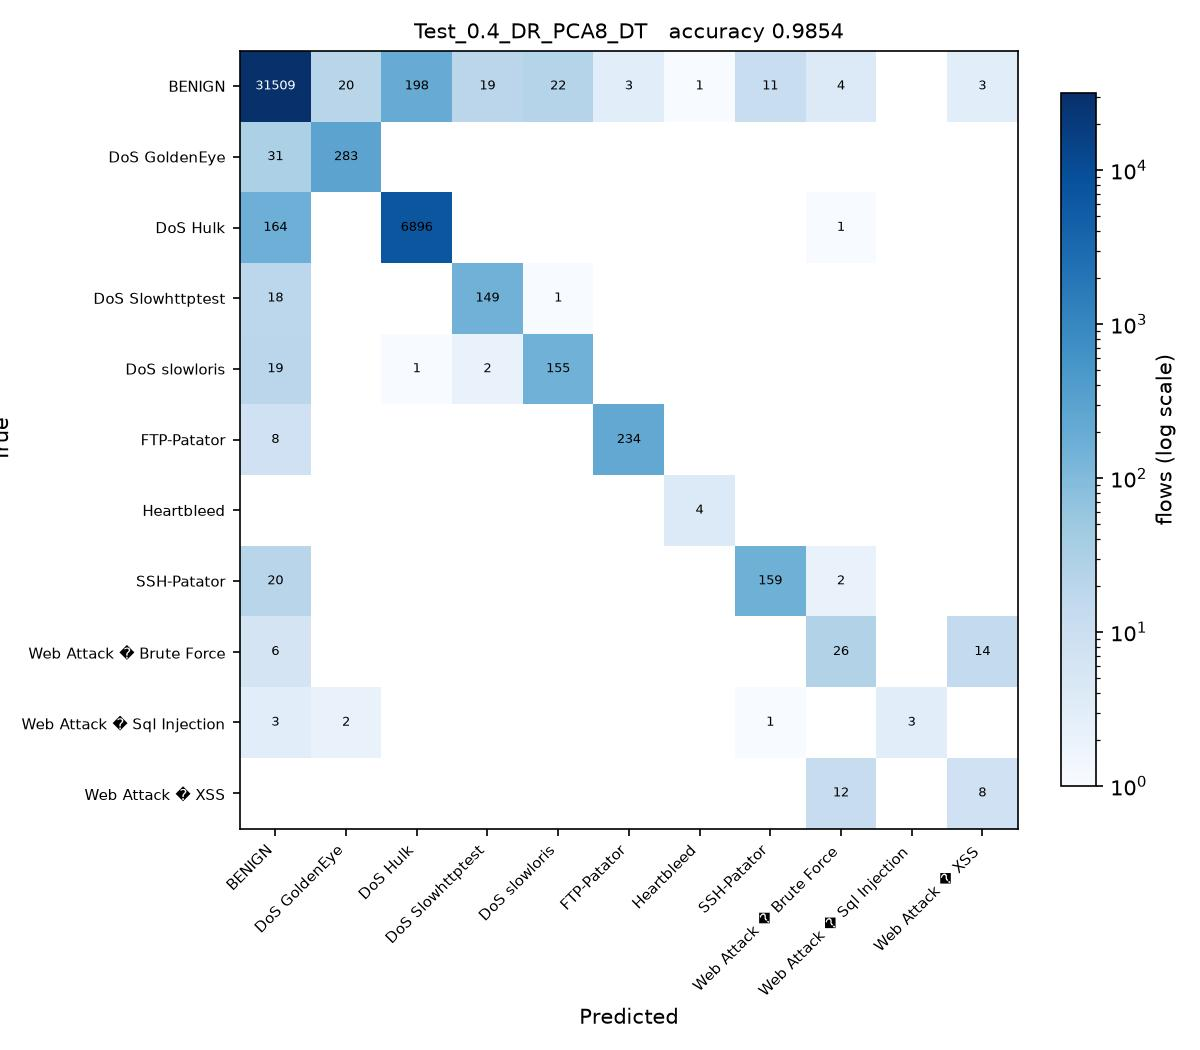

Reproduce this figure in Python.
# Test_0.4_DR_PCA8_DT.py
#
# Test size 0.4  |  PCA, 8 components  |  Decision Tree (sheet #6)
#
# This is SGDC_60_40.py with the changes marked CHANGE below and nothing else.

import os
from pathlib import Path

# CHANGE 1: find the folder holding the three CSV files and run from there, so
# the plain file names below resolve no matter where this script is started
# from or how deeply it sits inside the project folder.
HERE = Path(__file__).resolve().parent
for PROJECT in [HERE, *HERE.parents]:
    if (PROJECT / 'Tuesday-WorkingHours.pcap_ISCX.csv').exists():
        os.chdir(PROJECT)
        break
else:
    raise SystemExit('Put this folder inside the folder that holds the three '
                     'CIC-IDS2017 CSV files, then run the script again.')
import numpy as np
import pandas as pd

df1 = pd.read_csv('Tuesday-WorkingHours.pcap_ISCX.csv', low_memory=True)
df2 = pd.read_csv('Wednesday-workingHours.pcap_ISCX.csv', low_memory=True)
df3 = pd.read_csv('Thursday-WorkingHours-Morning-WebAttacks.pcap_ISCX.csv', low_memory=True)

dataset = pd.concat([df1, df2, df3], ignore_index=True)

dataset.columns = dataset.columns.str.strip()

# CHANGE 2: a stratified sample of 100000 flows, the same for every run. An RBF
# SVM on all 1.3 million flows would take about an hour per script.
# At least 50 flows of every class are kept.
label = dataset.columns[-1]
dataset = pd.concat(
    [g.sample(n=min(len(g), max(50, round(100000 * len(g) / len(dataset)))), random_state=0)
     for _, g in dataset.groupby(label)],
    ignore_index=True
)

X = dataset.iloc[:, :-1]
y = dataset.iloc[:, -1]

X = X.apply(pd.to_numeric, errors='coerce')

X.replace([np.inf, -np.inf], np.nan, inplace=True)

from sklearn.impute import SimpleImputer

imputer = SimpleImputer(missing_values=np.nan, strategy='mean')
X = imputer.fit_transform(X)

from sklearn.preprocessing import LabelEncoder

labelencoder_y = LabelEncoder()
y = labelencoder_y.fit_transform(y)

from sklearn.model_selection import train_test_split

X_train, X_test, y_train, y_test = train_test_split(
    X,
    y,
    test_size=0.4,   # CHANGE 3: test size
    random_state=0,
    stratify=y
)

# CHANGE 4: PCA, from PCA_LDA_KErnel_PCA_CODE.pdf (fit only on training data)
from sklearn.decomposition import PCA

pca = PCA(n_components=8)
X_train = pca.fit_transform(X_train)
X_test = pca.transform(X_test)

# CHANGE 5: Decision Tree (sheet #6) in place of SGDClassifier
from sklearn.tree import DecisionTreeClassifier

classifier = DecisionTreeClassifier(
    criterion='entropy',
    random_state=0
)

classifier.fit(X_train, y_train)

y_pred = classifier.predict(X_test) 

from sklearn.metrics import confusion_matrix
from sklearn.metrics import accuracy_score
from sklearn.metrics import precision_score
from sklearn.metrics import recall_score
from sklearn.metrics import f1_score
from sklearn.metrics import classification_report

cm = confusion_matrix(y_test, y_pred)

print("Confusion Matrix:\n")
print(cm)

print("\nAccuracy : {:.4f}".format(accuracy_score(y_test, y_pred)))
print("\nPrecision : {:.4f}".format(precision_score(y_test, y_pred, average='weighted')))
print("\nRecall : {:.4f}".format(recall_score(y_test, y_pred, average='weighted')))
print("\nF1 Score : {:.4f}".format(f1_score(y_test, y_pred, average='weighted')))

print("\nClassification Report:\n")
print(classification_report(y_test, y_pred))

# CHANGE 6: save the confusion matrix as Test_0.4_DR_PCA8_DT.jpg and record the result
import matplotlib
matplotlib.use('Agg')
import matplotlib.pyplot as plt
from matplotlib.colors import LogNorm

here = HERE                     # the folder this script sits in
names = [str(c) for c in labelencoder_y.classes_]
fig, ax = plt.subplots(figsize=(8, 7))
im = ax.imshow(cm, cmap='Blues', norm=LogNorm(vmin=1))
ax.set_xticks(range(len(names)), names, rotation=45, ha='right', fontsize=7)
ax.set_yticks(range(len(names)), names, fontsize=7)
ax.set_xlabel('Predicted')
ax.set_ylabel('True')
ax.set_title('Test_0.4_DR_PCA8_DT   accuracy {:.4f}'.format(accuracy_score(y_test, y_pred)), fontsize=10)
for i in range(cm.shape[0]):
    for j in range(cm.shape[1]):
        if cm[i, j]:
            ax.text(j, i, cm[i, j], ha='center', va='center', fontsize=6,
                    color='white' if cm[i, j] > cm.max() / 3 else 'black')
fig.colorbar(im, ax=ax, fraction=0.04, label='flows (log scale)')
fig.tight_layout()
fig.savefig(here / 'Test_0.4_DR_PCA8_DT.jpg', dpi=150)
plt.close(fig)

row = pd.DataFrame([{
    'Test': 0.4, 'DR': 'PCA8', 'Clas': 'DT',
    'Acc': round(accuracy_score(y_test, y_pred), 4),
    'Pre': round(precision_score(y_test, y_pred, average='weighted'), 4),
    'Rec': round(recall_score(y_test, y_pred, average='weighted'), 4),
    'F1': round(f1_score(y_test, y_pred, average='weighted'), 4),
    'script': 'Test_0.4_DR_PCA8_DT',
}])
out = PROJECT / 'results' / '75_runs_pca.csv'
out.parent.mkdir(exist_ok=True)
if out.exists():
    old = pd.read_csv(out)
    row = pd.concat([old[old['script'] != 'Test_0.4_DR_PCA8_DT'], row], ignore_index=True)
row.to_csv(out, index=False)
